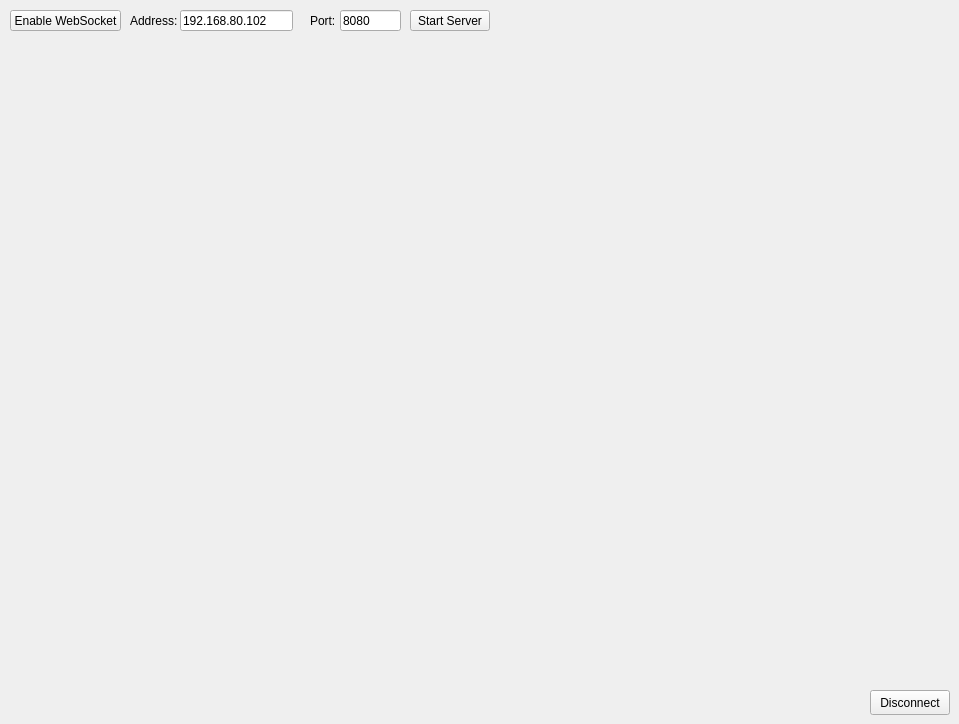
    <widget class="QWidget" name="tab_5">
     <attribute name="title">
      <string>Unity</string>
     </attribute>
     <widget class="QPushButton" name="holo_connect">
      <property name="geometry">
       <rect>
        <x>410</x>
        <y>10</y>
        <width>80</width>
        <height>21</height>
       </rect>
      </property>
      <property name="text">
       <string>Start Server</string>
      </property>
     </widget>
     <widget class="QPushButton" name="holo_disconnect">
      <property name="geometry">
       <rect>
        <x>870</x>
        <y>690</y>
        <width>80</width>
        <height>25</height>
       </rect>
      </property>
      <property name="text">
       <string>Disconnect</string>
      </property>
     </widget>
     <widget class="QPushButton" name="holo_enable">
      <property name="geometry">
       <rect>
        <x>10</x>
        <y>10</y>
        <width>111</width>
        <height>21</height>
       </rect>
      </property>
      <property name="text">
       <string>Enable WebSocket</string>
      </property>
     </widget>
     <widget class="QLabel" name="label_53">
      <property name="geometry">
       <rect>
        <x>310</x>
        <y>10</y>
        <width>47</width>
        <height>21</height>
       </rect>
      </property>
      <property name="text">
       <string>Port:</string>
      </property>
     </widget>
     <widget class="QLabel" name="label_54">
      <property name="geometry">
       <rect>
        <x>130</x>
        <y>10</y>
        <width>47</width>
        <height>21</height>
       </rect>
      </property>
      <property name="text">
       <string>Address:</string>
      </property>
     </widget>
     <widget class="QLineEdit" name="holo_address">
      <property name="geometry">
       <rect>
        <x>180</x>
        <y>10</y>
        <width>113</width>
        <height>21</height>
       </rect>
      </property>
      <property name="text">
       <string>192.168.80.102</string>
      </property>
     </widget>
     <widget class="QLineEdit" name="holo_port">
      <property name="geometry">
       <rect>
        <x>340</x>
        <y>10</y>
        <width>61</width>
        <height>21</height>
       </rect>
      </property>
      <property name="text">
       <string>8080</string>
      </property>
     </widget>
    </widget>
